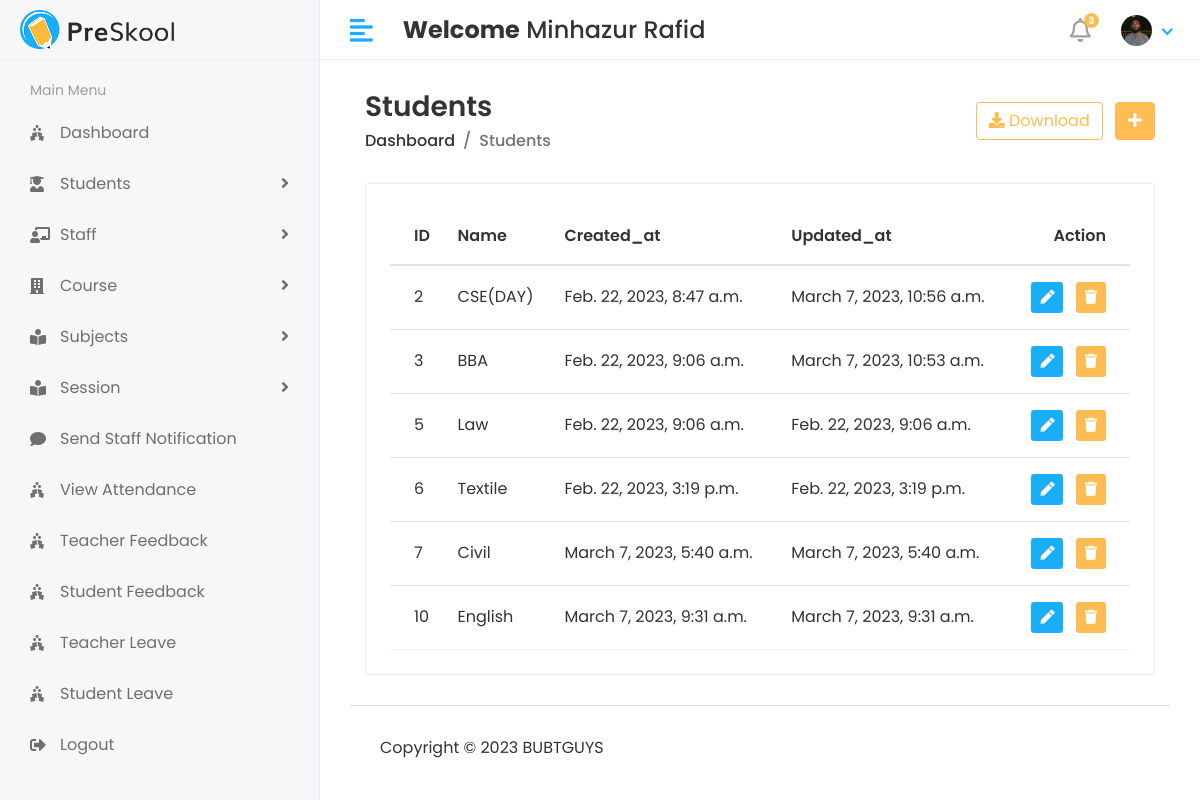
Before: /admin1/course/view (signed in) with the older database file.
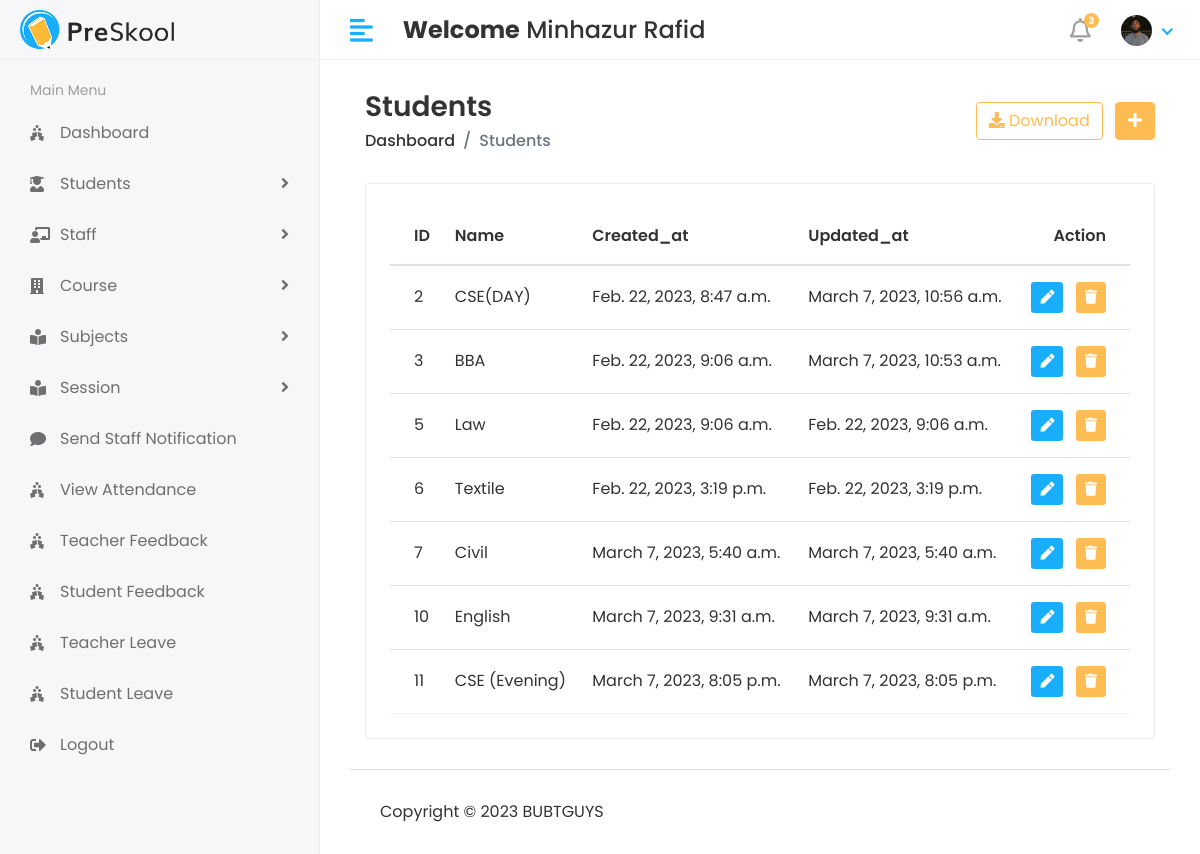
After: the same page with the newer database file.
### app/models.py (models this page shows, shortened)
class CustomUser(AbstractUser):
    USER=(
        (1,'Admin'),
        (2, 'Staff'),
        (3, 'Student'),
    )
    user_type=models.CharField(choices=USER,max_length=50,default=1)
    profile_pic=models.ImageField(upload_to='media/profile_pic')

class Course(models.Model):
    name=models.CharField(max_length=100)
    created_at=models.DateTimeField(auto_now_add=True)
    updated_at = models.DateTimeField(auto_now=True)

### ticket/admin1.py (the view)
# urls.py: path('admin1/course/view',admin1.VIEW_COURSE,name='view_course'),
@login_required(login_url='/')
def VIEW_COURSE(request):
    course=Course.objects.all()
    context = {
        'course':course,
    }
    return render(request,'admin1/view_course.html',context)

### templates/admin1/view_course.html (shortened to what this page needs)
{% extends 'base.html' %}
{% block content %}
<div class="content container-fluid">
               <div class="page-header">
                  <div class="row align-items-center">
                     <div class="col">
                        <h3 class="page-title">Students</h3>
                        <ul class="breadcrumb">
                           <li class="breadcrumb-item"><a href="index.html">Dashboard</a></li>
                           <li class="breadcrumb-item active">Students</li>
                        </ul>
                     </div>
                     <div class="col-auto text-right float-right ml-auto">
                        <a href="#" class="btn btn-outline-primary mr-2"><i class="fas fa-download"></i> Download</a>
                        <a href="add-student.html" class="btn btn-primary"><i class="fas fa-plus"></i></a>
                     </div>
                  </div>
               </div>
               <div class="row">
                  <div class="col-sm-12">
                     <div class="card card-table">
                        <div class="card-body">
                           <div class="table-responsive">
                              <table class="table table-hover table-center mb-0 datatable">
                                 <thead>
                                    <tr>
                                       <th>ID</th>
                                       <th>Name</th>
                                       <th>Created_at</th>
                                        <th>Updated_at</th>
                                       <th class="text-right">Action</th>
                                    </tr>
                                 </thead>
                                 <tbody>
                                 {% for i in course %}
                                    <tr>
                                       <td>{{i.id}}</td>
                                       <td>{{i.name}}</td>
                                       <td>{{i.created_at}}</td>
                                       <td>{{i.updated_at}}</td>
                                       <td class="text-right">
                                          <div class="actions">
                                             <a href="{% url 'edit_course' i.id %}" class="btn btn-sm bg-success-light mr-2">
                                             <i class="fas fa-pen"></i>
                                             </a>
                                             <a href="{% url 'delete_course' i.id %}" class="btn btn-sm bg-danger-light">
                                             <i class="fas fa-trash"></i>
                                             </a>
                                          </div>
                                       </td>
                                    </tr>
                                 {% endfor %}
                                 </tbody>
                              </table>
                           </div>
                        </div>
                     </div>
                  </div>
               </div>
            </div>
{% endblock %}

### templates/base.html (shortened to what this page needs)
<!DOCTYPE html>
<html lang="en">
{% load static %}
<head>
    <link rel="stylesheet" href="{% static 'assets/plugins/bootstrap/css/bootstrap.min.css' %} ">
    <link rel="stylesheet" href="{% static 'assets/plugins/fontawesome/css/fontawesome.min.css' %}">
    <link rel="stylesheet" href="{% static 'assets/plugins/fontawesome/css/all.min.css' %}">
    <link rel="stylesheet" href="{% static 'assets/css/style.css' %}">
    <link rel="stylesheet" href="{% static 'assets/plugins/datatables/datatables.min.css' %}">
</head>
<body>
<div class="main-wrapper">
    {% include 'includes/header.html' %}
    {% include 'includes/sidebar.html' %}
    <div class="page-wrapper">
        <div class="content container-fluid">
            {% block content %}
            {% endblock %}
            {% include 'includes/footer.html' %}
        </div>
    </div>
</body>
</html>

### templates/includes/header.html (shortened to what this page needs)
{% load static %}
    <div class="header">
            <div class="header-left">
               <a href="index.html" class="logo">
               <img src="{% static 'assets/img/logo.png' %}" alt="Logo">
               </a>
            </div>
            <a href="javascript:void(0);" id="toggle_btn">
            <i class="fas fa-align-left"></i>
            </a>
            <div class="top-nav-search mt-3">
               <h4><strong>Welcome</strong>&nbsp;<span>{{user.first_name}}&nbsp;{{ user.last_name }}</span></h4>
            </div>
            <ul class="nav user-menu">
               <li class="nav-item dropdown noti-dropdown">
                  <a href="#" class="dropdown-toggle nav-link" data-toggle="dropdown">
                  <i class="far fa-bell"></i> <span class="badge badge-pill">3</span>
                  </a>
               </li>
               <li class="nav-item dropdown has-arrow">
                  <a href="#" class="dropdown-toggle nav-link" data-toggle="dropdown">
                  <span class="user-img"><img class="rounded-circle" src="/{{user.profile_pic}}" width="31" alt="Ryan Taylor"></span>
                  </a>
               </li>
            </ul>
    </div>

### templates/includes/sidebar.html (shortened to what this page needs)
{% load static %}
<div class="sidebar" id="sidebar">
            <div class="sidebar-inner slimscroll">
               <div id="sidebar-menu" class="sidebar-menu">
                  {% if user.user_type == '1' %}
                  <ul>
                     <li class="menu-title">
                        <span>Main Menu</span>
                     </li>
                     <li>
                        <a href="{% url 'admin_home' %}"><i class="fas fa-holly-berry"></i> <span>Dashboard</span></a>
                     </li>
                     <li class="submenu">
                        <a href="#"><i class="fas fa-user-graduate"></i> <span> Students</span> <span class="menu-arrow"></span></a>
                     </li>
                     <li class="submenu">
                        <a href="#"><i class="fas fa-chalkboard-teacher"></i> <span> Staff</span> <span class="menu-arrow"></span></a>
                     </li>
                     <li class="submenu">
                        <a href="#"><i class="fas fa-building"></i> <span> Course</span> <span class="menu-arrow"></span></a>
                     </li>
                     <li class="submenu">
                        <a href="#"><i class="fas fa-book-reader"></i> <span> Subjects</span> <span class="menu-arrow"></span></a>
                     </li>
                     <li class="submenu">
                        <a href="#"><i class="fas fa-book-reader"></i> <span> Session</span> <span class="menu-arrow"></span></a>
                     </li>
                     <li>
                        <a href="{% url 'staff_send_notification' %}"><i class="fas fa-comment"></i> <span>Send Staff Notification</span></a>
                     </li>
                     <li>
                        <a href="holiday.html"><i class="fas fa-holly-berry"></i> <span>View Attendance</span></a>
                     </li>
                     <li>
                        <a href="holiday.html"><i class="fas fa-holly-berry"></i> <span>Teacher Feedback</span></a>
                     </li>
                     <li>
                        <a href="holiday.html"><i class="fas fa-holly-berry"></i> <span>Student Feedback</span></a>
                     </li>
                     <li>
                        <a href="holiday.html"><i class="fas fa-holly-berry"></i> <span>Teacher Leave</span></a>
                     </li>
                     <li>
                        <a href="holiday.html"><i class="fas fa-holly-berry"></i> <span>Student Leave</span></a>
                     </li>
                     <li>
                        <a href="{% url 'logout' %}"><i class="fas fa-sign-out-alt"></i> <span>Logout</span></a>
                     </li>
                  </ul>
                  {% endif %}
               </div>
            </div>
         </div>

### templates/includes/footer.html
{% load static %}
<footer>
               <p>Copyright © 2023 BUBTGUYS</p>
            </footer>

Changed rows visible on the page:
added Course: id "11", name "CSE (Evening)", created_at "March 7, 2023, 8:05 p.m.", updated_at "March 7, 2023, 8:05 p.m."
